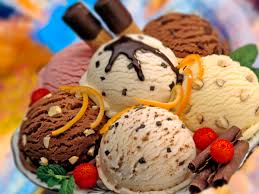
#> input picture cream.jpg, 259 x 194 px
$ python -i rainbowFilter.py   (imports and definitions only)
#> lines starting #> are read from the running program, lines starting #| are printed output that depends on the picture
#> further down, picture is the input picture: PIL image 259x194 RGB; mean R, G, B 164.8, 125.5, 95.8
from PIL import Image
# # img=Image.open( "lion.jpg")
# with Image.open("lion.jpg") as im:
def rainbowFunction(im):
    size=width,height=im.size
#> size = (259, 194); width = 259; height = 194
    for x in range(width):
        for y in range(int(height/7)):
            r,g,b=im.getpixel((x,y))
            avg=(r+g+b)/3
            if(avg<128):
                r=2*avg
                g=0
                b=0
            else:
                r=255
                g=2*avg-255
                b=2*avg-255
            im.putpixel((x,y),(int(r),int(g),int(b)))
    for x in range(width):
        for y in range(int(height/7),int(2*height/7)):
            r,g,b=im.getpixel((x,y))
            avg=(r+g+b)/3
            if(avg<128):
                r=2*avg
                g=0.8*avg
                b=0
            else:
                r=255
                g=1.2*avg-51
                b=2*avg-255
            im.putpixel((x,y),(int(r),int(g),int(b)))
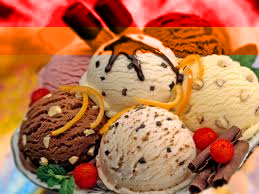
#> im: PIL image 259x194 RGB; mean R, G, B 183, 114.4, 76
    for x in range(width):
        for y in range(int(2*height/7),int(3*height/7)):
            r,g,b=im.getpixel((x,y))
            avg=(r+g+b)/3
            if(avg<128):
                r=2*avg
                g=2*avg
                b=0
            else:
                r=255
                g=255
                b=2*avg-255
            im.putpixel((x,y),(int(r),int(g),int(b)))
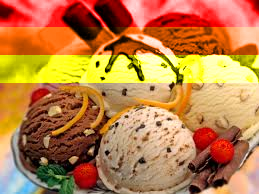
#> im: PIL image 259x194 RGB; mean R, G, B 188, 126, 71
    for x in range(width):
        for y in range(int(2*height/7),int(3*height/7)):
            r,g,b=im.getpixel((x,y))
            avg=(r+g+b)/3
            if(avg<128):
                r=2*avg
                g=2*avg
                b=0
            else:
                r=255
                g=255
                b=2*avg-255
            im.putpixel((x,y),(int(r),int(g),int(b)))
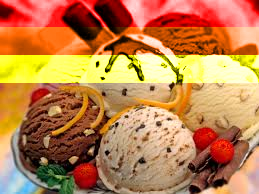
#> im: PIL image 259x194 RGB; mean R, G, B 189.9, 128, 76.8
    for x in range(width):
        for y in range(int(3*height/7),int(4*height/7)):
            r,g,b=im.getpixel((x,y))
            avg=(r+g+b)/3
            if(avg<128):
                r=0
                g=2*avg
                b=0
            else:
                r=2*avg-255
                g=255
                b=2*avg-255
            im.putpixel((x,y),(int(r),int(g),int(b)))
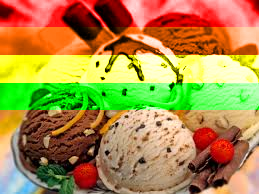
#> im: PIL image 259x194 RGB; mean R, G, B 169, 140.5, 72.4
    for x in range(width):
        for y in range(int(4*height/7),int(5*height/7)):
            r,g,b=im.getpixel((x,y))
            avg=(r+g+b)/3
            if(avg<128):
                r=0
                g=0
                b=2*avg
            else:
                r=2*avg-255
                g=2*avg-255
                b=255
            im.putpixel((x,y),(int(r),int(g),int(b)))
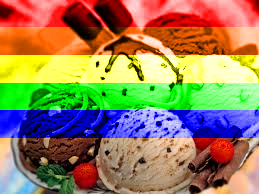
#> im: PIL image 259x194 RGB; mean R, G, B 149.7, 129, 91.3
    for x in range(width):
        for y in range(int(5*height/7),int(6*height/7)):
            r,g,b=im.getpixel((x,y))
            avg=(r+g+b)/3
            if(avg<128):
                r=0.8*avg
                g=0
                b=2*avg
            else:
                r=1.2*avg-51
                g=2*avg-255
                b=255
            im.putpixel((x,y),(int(r),int(g),int(b)))
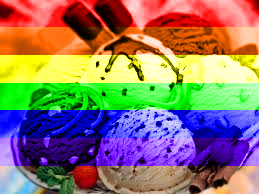
#> im: PIL image 259x194 RGB; mean R, G, B 141.7, 119.9, 106.3
    for x in range(width):
        for y in range(int(6*height/7),int(7*height/7)):
            r,g,b=im.getpixel((x,y))
            avg=(r+g+b)/3
            if(avg<128):
                r=1.6*avg
                g=0
                b=1.6*avg
            else:
                r=0.4*avg+153
                g=2*avg-255
                b=0.4*avg+153
            im.putpixel((x,y),(int(r),int(g),int(b)))
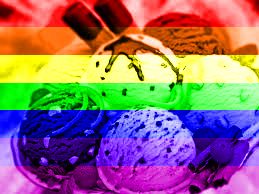
#> im: PIL image 259x194 RGB; mean R, G, B 145, 109, 115.9

    im.show()
    imageSave(im)

def imageSave(imagee):
    ans=input("Do you want to save the image(y/n)?")
#> the answer given: out.png
    if ans=='y':
        imagee.save("newImage.png","PNG")
    else:
        exit()
#> (the program exits here)
